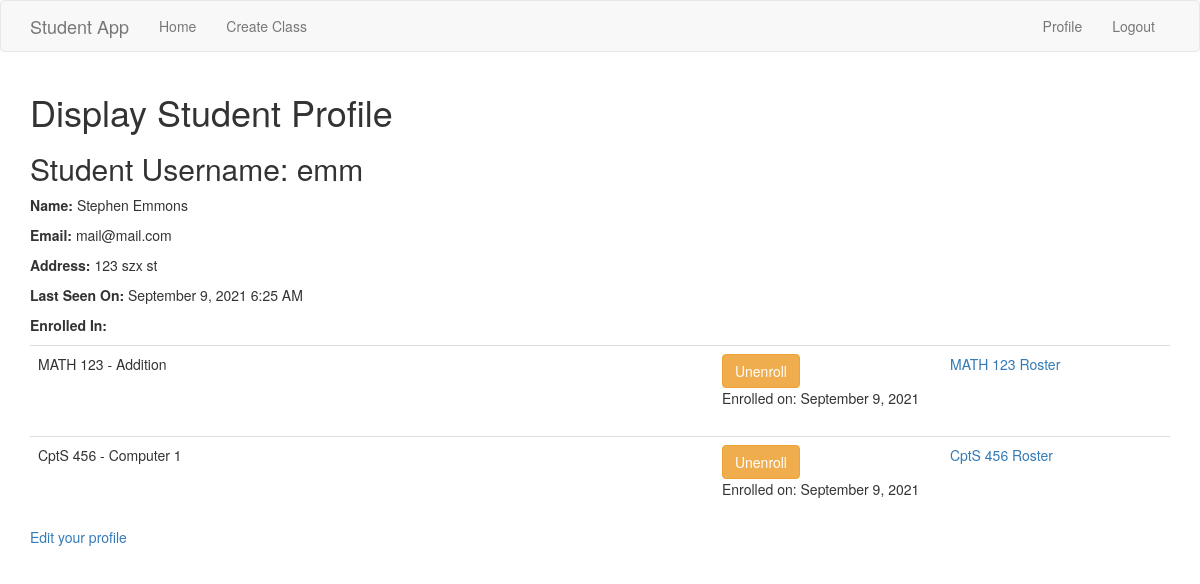
/display_profile (signed in), run on the app's committed database.
### app/model/models.py (models this page shows, shortened)
class Student(UserMixin, db.Model):
    id = db.Column(db.Integer, primary_key = True)
    username = db.Column(db.String(64), unique=True, index=True)
    password_hash = db.Column(db.String(128))
    firstname = db.Column(db.String(100))
    lastname = db.Column(db.String(100))
    address = db.Column(db.String(200))
    email = db.Column(db.String(120), unique=True, index=True)
    last_seen = db.Column(db.DateTime, default=datetime.utcnow)
    classes = db.relationship('Enrolled', back_populates = 'studentenrolled')
    studentmajors = db.relationship('StudentMajor', back_populates='_student')
    def is_enrolled(self, newclass):
        return Enrolled.query.filter_by(studentid=self.id).filter_by(classid=newclass.id).count() > 0
    def enrolledCourses(self):
        return self.classes
    def getEnrollmentDate(self, theclass):
        if self.is_enrolled(theclass):
            return Enrolled.query.filter_by(studentid=self.id).filter_by(classid=theclass.id).first().enrolldate
        else:
            return None

class Class(db.Model):
    id = db.Column(db.Integer, primary_key = True)
    coursenum = db.Column(db.String(3))
    title = db.Column(db.String(150))
    major = db.Column(db.String(20), db.ForeignKey('major.name'))
    roster = db.relationship('Enrolled', back_populates='classenrolled')

class Enrolled(db.Model):
    studentid = db.Column(db.Integer, db.ForeignKey('student.id'), primary_key=True)
    classid = db.Column(db.Integer, db.ForeignKey('class.id'), primary_key=True)
    enrolldate = db.Column(db.DateTime, default=datetime.utcnow)
    studentenrolled = db.relationship('Student')
    classenrolled = db.relationship('Class')

### app/controller/routes.py (the view)
@routes_blueprint.route('/display_profile', methods=['GET'])
@login_required
def display_profile():
    emptyform = EmptyForm()
    return render_template('display_profile.html', title='Display Profile', student=current_user, eform = emptyform)

### app/controller/forms.py
class EmptyForm(FlaskForm):
    submit = SubmitField('Submit')

### app/model/models.py (called while the page is built)
@login.user_loader
def load_user(id):
    return Student.query.get(int(id))

### studentApp.py (called while the page is built)
@app.before_request
def before_request():
    if current_user.is_authenticated:
        current_user.last_seen = datetime.utcnow()
        db.session.add(current_user)
        db.session.commit()

### app/view/templates/display_profile.html
{% extends "base.html" %}
{% block app_content %}
    <h1> Display Student Profile </h1>
    <h2> Student Username: {{student.username}} </h2>
    <p> <b> Name: </b> {{student.firstname}} {{student.lastname}} </p>
    <p> <b> Email: </b> {{student.email}} </p>
    <p> <b> Address: </b> {% if student.address %} {{student.address}} {% endif %} </p>
    <p> <b> Last Seen On: </b> {{moment(student.last_seen).format('LLL')}} </p>
    {% if student.enrolledCourses() %}
        <p><b>Enrolled In:</b></p>
        {% for enrollment in student.enrolledCourses() %}
            {% set class = enrollment.classenrolled %}
            {% include '_class.html' %}
        {% endfor %}
    {% endif %}
    {% if student == current_user %}
        <p> <a href="{{ url_for('routes.edit_profile') }}">Edit your profile</a></p>
    {% endif %}
{% endblock %}

### app/view/templates/_class.html (shortened to what this page needs)
<table class="table table-hover">
    <tr>
            <td width = "60%"> {{class.major}} {{class.coursenum}} - {{class.title}}  </td>
            <td width = "20%">
                {% if current_user.is_enrolled(class) == False %}
                        <form action="{{url_for('routes.enroll', classid=class.id)}}" method="post">
                                {{ eform.hidden_tag() }}
                                {{ eform.submit(value='Enroll', class = 'btn btn-success') }}
                        </form>
                {% else %}
                        <form action="{{url_for('routes.unenroll', classid=class.id)}}" method="post">
                                {{eform.submit(value='Unenroll', class = 'btn btn-warning')}}
                        </form>
                        Enrolled on: {{moment(current_user.getEnrollmentDate(class)).format('LL')}}
                {% endif %}
            </td>
            <td width = "20%">
                 <a href="{{url_for('routes.roster', classid=class.id)}}"> {{class.major}} {{class.coursenum}} Roster </a>
            </td>
    </tr>
    </table>

### data on the page
Student: username "emm", firstname "Stephen", lastname "Emmons", email "mail@mail.com", address "123 szx st", last_seen "September 9, 2021 6:25 AM"
Enrolled: enrolldate "September 9, 2021"
Class: major "MATH", coursenum "123", title "Addition"
Enrolled: enrolldate "September 9, 2021"
Class: major "CptS", coursenum "456", title "Computer 1"
